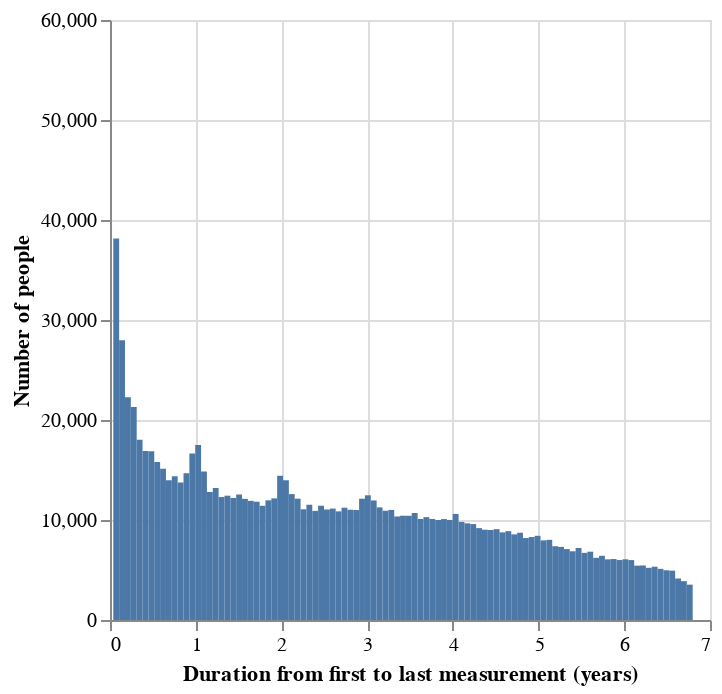
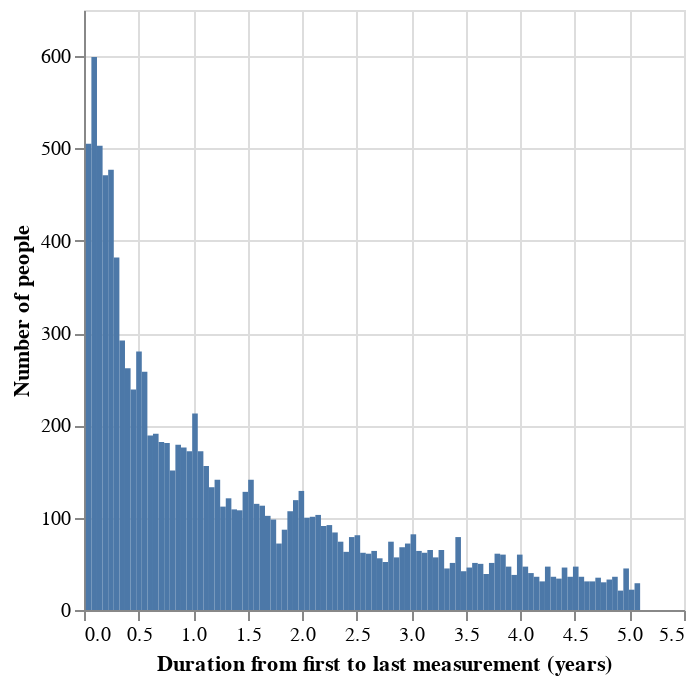
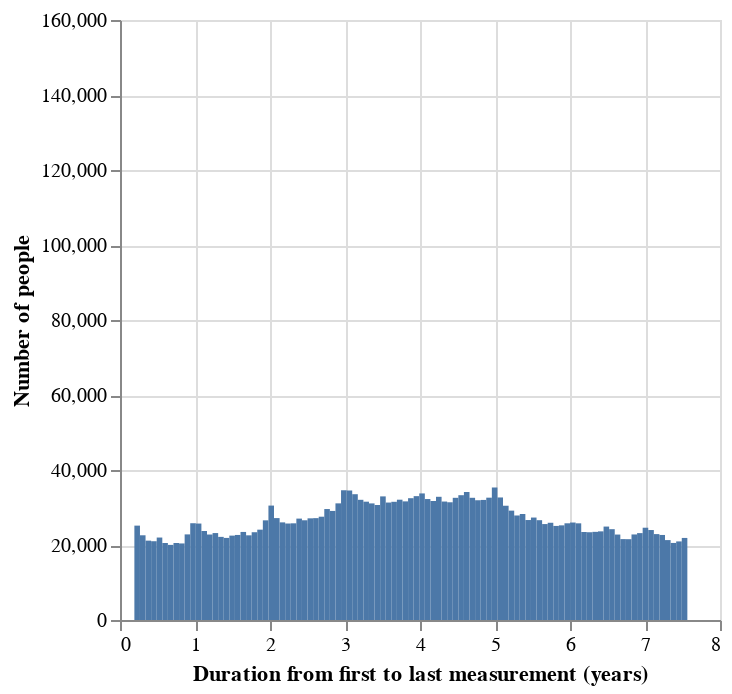

Notebook code cell kept with these figures, in order:
### Code cell
for omop_id in omop_ids:
    display(Markdown(f"## OMOP ID: {omop_id}"))
    
    plot_data = dataf.filter(pl.col("OMOP_ID") == omop_id)
    
    display(
        alt.Chart(plot_data).mark_rect().encode(
            alt.X("BinLeft_years:Q").title("Duration from first to last measurement (years)"),
            alt.X2("BinRight_years:Q"),
            alt.Y("NPeople:Q").title("Number of people")
        )
    )

### Figure 1 — Vega-Lite specification as saved in the notebook (floating-point values rounded to 4 significant figures)
{"config": {"view": {"continuousWidth": 300, "continuousHeight": 300}}, "data": {"name": "data-927ff44f0cbc8733b6200b3166ca8d91"}, "mark": {"type": "rect"}, "encoding": {"x": {"field": "BinLeft_years", "title": "Duration from first to last measurement (years)", "type": "quantitative"}, "x2": {"field": "BinRight_years"}, "y": {"field": "NPeople", "title": "Number of people", "type": "quantitative"}}, "$schema": "https://vega.github.io/schema/vega-lite/v5.16.3.json", "datasets": {"data-927ff44f0cbc8733b6200b3166ca8d91": [{"OMOP_ID": "3035995", "BinLeft_years": 6.73, "BinRight_years": 6.798, "NPeople": 3534}, {"OMOP_ID": "3035995", "BinLeft_years": 6.662, "BinRight_years": 6.73, "NPeople": 3882}, {"OMOP_ID": "3035995", "BinLeft_years": 6.593, "BinRight_years": 6.662, "NPeople": 4150}, {"OMOP_ID": "3035995", "BinLeft_years": 6.525, "BinRight_years": 6.593, "NPeople": 4935}, {"OMOP_ID": "3035995", "BinLeft_years": 6.457, "BinRight_years": 6.525, "NPeople": 4973}, {"OMOP_ID": "3035995", "BinLeft_years": 6.388, "BinRight_years": 6.457, "NPeople": 5115}, {"OMOP_ID": "3035995", "BinLeft_years": 6.252, "BinRight_years": 6.32, "NPeople": 5218}, {"OMOP_ID": "3035995", "BinLeft_years": 6.32, "BinRight_years": 6.388, "NPeople": 5328}, {"OMOP_ID": "3035995", "BinLeft_years": 6.115, "BinRight_years": 6.184, "NPeople": 5434}, {"OMOP_ID": "3035995", "BinLeft_years": 6.184, "BinRight_years": 6.252, "NPeople": 5453}, {"OMOP_ID": "3035995", "BinLeft_years": 6.047, "BinRight_years": 6.115, "NPeople": 5992}, {"OMOP_ID": "3035995", "BinLeft_years": 5.91, "BinRight_years": 5.979, "NPeople": 5997}, {"OMOP_ID": "3035995", "BinLeft_years": 5.774, "BinRight_years": 5.842, "NPeople": 6065}, {"OMOP_ID": "3035995", "BinLeft_years": 5.979, "BinRight_years": 6.047, "NPeople": 6071}, {"OMOP_ID": "3035995", "BinLeft_years": 5.842, "BinRight_years": 5.91, "NPeople": 6096}, {"OMOP_ID": "3035995", "BinLeft_years": 5.637, "BinRight_years": 5.706, "NPeople": 6219}, {"OMOP_ID": "3035995", "BinLeft_years": 5.706, "BinRight_years": 5.774, "NPeople": 6422}, {"OMOP_ID": "3035995", "BinLeft_years": 5.501, "BinRight_years": 5.569, "NPeople": 6713}, {"OMOP_ID": "3035995", "BinLeft_years": 5.569, "BinRight_years": 5.637, "NPeople": 6829}, {"OMOP_ID": "3035995", "BinLeft_years": 5.364, "BinRight_years": 5.432, "NPeople": 6874}, {"OMOP_ID": "3035995", "BinLeft_years": 5.296, "BinRight_years": 5.364, "NPeople": 7089}, {"OMOP_ID": "3035995", "BinLeft_years": 5.432, "BinRight_years": 5.501, "NPeople": 7199}, {"OMOP_ID": "3035995", "BinLeft_years": 5.228, "BinRight_years": 5.296, "NPeople": 7310}, {"OMOP_ID": "3035995", "BinLeft_years": 5.159, "BinRight_years": 5.228, "NPeople": 7378}, {"OMOP_ID": "3035995", "BinLeft_years": 5.023, "BinRight_years": 5.091, "NPeople": 7961}, {"OMOP_ID": "3035995", "BinLeft_years": 5.091, "BinRight_years": 5.159, "NPeople": 8014}, {"OMOP_ID": "3035995", "BinLeft_years": 4.818, "BinRight_years": 4.886, "NPeople": 8195}, {"OMOP_ID": "3035995", "BinLeft_years": 4.886, "BinRight_years": 4.955, "NPeople": 8295}, {"OMOP_ID": "3035995", "BinLeft_years": 4.955, "BinRight_years": 5.023, "NPeople": 8419}, {"OMOP_ID": "3035995", "BinLeft_years": 4.681, "BinRight_years": 4.75, "NPeople": 8564}, {"OMOP_ID": "3035995", "BinLeft_years": 4.75, "BinRight_years": 4.818, "NPeople": 8728}, {"OMOP_ID": "3035995", "BinLeft_years": 4.545, "BinRight_years": 4.613, "NPeople": 8763}, {"OMOP_ID": "3035995", "BinLeft_years": 4.613, "BinRight_years": 4.681, "NPeople": 8884}, {"OMOP_ID": "3035995", "BinLeft_years": 4.408, "BinRight_years": 4.477, "NPeople": 9003}, {"OMOP_ID": "3035995", "BinLeft_years": 4.34, "BinRight_years": 4.408, "NPeople": 9030}, {"OMOP_ID": "3035995", "BinLeft_years": 4.477, "BinRight_years": 4.545, "NPeople": 9084}, {"OMOP_ID": "3035995", "BinLeft_years": 4.272, "BinRight_years": 4.34, "NPeople": 9189}, {"OMOP_ID": "3035995", "BinLeft_years": 4.203, "BinRight_years": 4.272, "NPeople": 9593}, {"OMOP_ID": "3035995", "BinLeft_years": 4.135, "BinRight_years": 4.203, "NPeople": 9665}, {"OMOP_ID": "3035995", "BinLeft_years": 4.067, "BinRight_years": 4.135, "NPeople": 9807}, {"OMOP_ID": "3035995", "BinLeft_years": 3.794, "BinRight_years": 3.862, "NPeople": 9998}, {"OMOP_ID": "3035995", "BinLeft_years": 3.93, "BinRight_years": 3.999, "NPeople": 10005}, {"OMOP_ID": "3035995", "BinLeft_years": 3.862, "BinRight_years": 3.93, "NPeople": 10092}, {"OMOP_ID": "3035995", "BinLeft_years": 3.589, "BinRight_years": 3.657, "NPeople": 10098}, {"OMOP_ID": "3035995", "BinLeft_years": 3.725, "BinRight_years": 3.794, "NPeople": 10105}, {"OMOP_ID": "3035995", "BinLeft_years": 3.657, "BinRight_years": 3.725, "NPeople": 10285}, {"OMOP_ID": "3035995", "BinLeft_years": 3.316, "BinRight_years": 3.384, "NPeople": 10353}, {"OMOP_ID": "3035995", "BinLeft_years": 3.452, "BinRight_years": 3.521, "NPeople": 10422}, {"OMOP_ID": "3035995", "BinLeft_years": 3.384, "BinRight_years": 3.452, "NPeople": 10428}, {"OMOP_ID": "3035995", "BinLeft_years": 3.999, "BinRight_years": 4.067, "NPeople": 10609}, {"OMOP_ID": "3035995", "BinLeft_years": 3.521, "BinRight_years": 3.589, "NPeople": 10702}, {"OMOP_ID": "3035995", "BinLeft_years": 2.633, "BinRight_years": 2.701, "NPeople": 10865}, {"OMOP_ID": "3035995", "BinLeft_years": 2.36, "BinRight_years": 2.428, "NPeople": 10911}, {"OMOP_ID": "3035995", "BinLeft_years": 3.179, "BinRight_years": 3.248, "NPeople": 10924}, {"OMOP_ID": "3035995", "BinLeft_years": 2.838, "BinRight_years": 2.906, "NPeople": 10999}, {"OMOP_ID": "3035995", "BinLeft_years": 3.248, "BinRight_years": 3.316, "NPeople": 11007}, {"OMOP_ID": "3035995", "BinLeft_years": 2.77, "BinRight_years": 2.838, "NPeople": 11026}, {"OMOP_ID": "3035995", "BinLeft_years": 2.496, "BinRight_years": 2.565, "NPeople": 11051}, {"OMOP_ID": "3035995", "BinLeft_years": 2.223, "BinRight_years": 2.292, "NPeople": 11071}, {"OMOP_ID": "3035995", "BinLeft_years": 2.565, "BinRight_years": 2.633, "NPeople": 11143}, {"OMOP_ID": "3035995", "BinLeft_years": 2.701, "BinRight_years": 2.77, "NPeople": 11231}, {"OMOP_ID": "3035995", "BinLeft_years": 3.111, "BinRight_years": 3.179, "NPeople": 11263}, {"OMOP_ID": "3035995", "BinLeft_years": 1.745, "BinRight_years": 1.814, "NPeople": 11422}, {"OMOP_ID": "3035995", "BinLeft_years": 2.428, "BinRight_years": 2.496, "NPeople": 11428}, {"OMOP_ID": "3035995", "BinLeft_years": 2.292, "BinRight_years": 2.36, "NPeople": 11526}, {"OMOP_ID": "3035995", "BinLeft_years": 1.677, "BinRight_years": 1.745, "NPeople": 11828}, {"OMOP_ID": "3035995", "BinLeft_years": 1.609, "BinRight_years": 1.677, "NPeople": 11914}, {"OMOP_ID": "3035995", "BinLeft_years": 3.043, "BinRight_years": 3.111, "NPeople": 11954}, {"OMOP_ID": "3035995", "BinLeft_years": 1.814, "BinRight_years": 1.882, "NPeople": 11966}, {"OMOP_ID": "3035995", "BinLeft_years": 1.54, "BinRight_years": 1.609, "NPeople": 12115}, {"OMOP_ID": "3035995", "BinLeft_years": 2.906, "BinRight_years": 2.974, "NPeople": 12131}, {"OMOP_ID": "3035995", "BinLeft_years": 2.155, "BinRight_years": 2.223, "NPeople": 12132}, {"OMOP_ID": "3035995", "BinLeft_years": 1.882, "BinRight_years": 1.95, "NPeople": 12162}, {"OMOP_ID": "3035995", "BinLeft_years": 1.404, "BinRight_years": 1.472, "NPeople": 12204}, {"OMOP_ID": "3035995", "BinLeft_years": 1.267, "BinRight_years": 1.336, "NPeople": 12292}, {"OMOP_ID": "3035995", "BinLeft_years": 1.336, "BinRight_years": 1.404, "NPeople": 12430}, {"OMOP_ID": "3035995", "BinLeft_years": 2.974, "BinRight_years": 3.043, "NPeople": 12471}, {"OMOP_ID": "3035995", "BinLeft_years": 1.472, "BinRight_years": 1.54, "NPeople": 12548}, {"OMOP_ID": "3035995", "BinLeft_years": 2.087, "BinRight_years": 2.155, "NPeople": 12588}, {"OMOP_ID": "3035995", "BinLeft_years": 1.131, "BinRight_years": 1.199, "NPeople": 12807}, {"OMOP_ID": "3035995", "BinLeft_years": 1.199, "BinRight_years": 1.267, "NPeople": 13189}, {"OMOP_ID": "3035995", "BinLeft_years": 0.7894, "BinRight_years": 0.8577, "NPeople": 13740}, {"OMOP_ID": "3035995", "BinLeft_years": 2.018, "BinRight_years": 2.087, "NPeople": 13965}, {"OMOP_ID": "3035995", "BinLeft_years": 0.6529, "BinRight_years": 0.7211, "NPeople": 13985}, {"OMOP_ID": "3035995", "BinLeft_years": 0.7211, "BinRight_years": 0.7894, "NPeople": 14377}, {"OMOP_ID": "3035995", "BinLeft_years": 1.95, "BinRight_years": 2.018, "NPeople": 14418}, {"OMOP_ID": "3035995", "BinLeft_years": 0.8577, "BinRight_years": 0.926, "NPeople": 14679}, {"OMOP_ID": "3035995", "BinLeft_years": 1.063, "BinRight_years": 1.131, "NPeople": 14853}, {"OMOP_ID": "3035995", "BinLeft_years": 0.5846, "BinRight_years": 0.6529, "NPeople": 15129}, {"OMOP_ID": "3035995", "BinLeft_years": 0.5163, "BinRight_years": 0.5846, "NPeople": 15807}, {"OMOP_ID": "3035995", "BinLeft_years": 0.926, "BinRight_years": 0.9943, "NPeople": 16654}, {"OMOP_ID": "3035995", "BinLeft_years": 0.448, "BinRight_years": 0.5163, "NPeople": 16878}, {"OMOP_ID": "3035995", "BinLeft_years": 0.3797, "BinRight_years": 0.448, "NPeople": 16910}, {"OMOP_ID": "3035995", "BinLeft_years": 0.9943, "BinRight_years": 1.063, "NPeople": 17503}, {"OMOP_ID": "3035995", "BinLeft_years": 0.3115, "BinRight_years": 0.3797, "NPeople": 18026}, {"OMOP_ID": "3035995", "BinLeft_years": 0.2432, "BinRight_years": 0.3115, "NPeople": 21296}, {"OMOP_ID": "3035995", "BinLeft_years": 0.1749, "BinRight_years": 0.2432, "NPeople": 22270}, {"OMOP_ID": "3035995", "BinLeft_years": 0.1066, "BinRight_years": 0.1749, "NPeople": 27974}, {"OMOP_ID": "3035995", "BinLeft_years": 0.03833, "BinRight_years": 0.1066, "NPeople": 38155}, {"OMOP_ID": "3035995", "BinLeft_years": -Infinity, "BinRight_years": 0.03833, "NPeople": 57558}, {"OMOP_ID": "3035995", "BinLeft_years": 6.798, "BinRight_years": Infinity, "NPeople": 59626}]}}

### Figure 2 — Vega-Lite specification as saved in the notebook (floating-point values rounded to 4 significant figures)
{"config": {"view": {"continuousWidth": 300, "continuousHeight": 300}}, "data": {"name": "data-48a3da1e947a0f36fbbcef2fc2d1c5e0"}, "mark": {"type": "rect"}, "encoding": {"x": {"field": "BinLeft_years", "title": "Duration from first to last measurement (years)", "type": "quantitative"}, "x2": {"field": "BinRight_years"}, "y": {"field": "NPeople", "title": "Number of people", "type": "quantitative"}}, "$schema": "https://vega.github.io/schema/vega-lite/v5.16.3.json", "datasets": {"data-48a3da1e947a0f36fbbcef2fc2d1c5e0": [{"OMOP_ID": "3037522", "BinLeft_years": 4.893, "BinRight_years": 4.944, "NPeople": 21}, {"OMOP_ID": "3037522", "BinLeft_years": 4.995, "BinRight_years": 5.047, "NPeople": 22}, {"OMOP_ID": "3037522", "BinLeft_years": 5.047, "BinRight_years": 5.098, "NPeople": 29}, {"OMOP_ID": "3037522", "BinLeft_years": 4.739, "BinRight_years": 4.79, "NPeople": 30}, {"OMOP_ID": "3037522", "BinLeft_years": 4.585, "BinRight_years": 4.636, "NPeople": 31}, {"OMOP_ID": "3037522", "BinLeft_years": 4.636, "BinRight_years": 4.687, "NPeople": 31}, {"OMOP_ID": "3037522", "BinLeft_years": 4.174, "BinRight_years": 4.225, "NPeople": 31}, {"OMOP_ID": "3037522", "BinLeft_years": 4.79, "BinRight_years": 4.841, "NPeople": 33}, {"OMOP_ID": "3037522", "BinLeft_years": 4.328, "BinRight_years": 4.379, "NPeople": 34}, {"OMOP_ID": "3037522", "BinLeft_years": 4.687, "BinRight_years": 4.739, "NPeople": 35}, {"OMOP_ID": "3037522", "BinLeft_years": 4.431, "BinRight_years": 4.482, "NPeople": 36}, {"OMOP_ID": "3037522", "BinLeft_years": 4.841, "BinRight_years": 4.893, "NPeople": 36}, {"OMOP_ID": "3037522", "BinLeft_years": 4.123, "BinRight_years": 4.174, "NPeople": 36}, {"OMOP_ID": "3037522", "BinLeft_years": 4.533, "BinRight_years": 4.585, "NPeople": 36}, {"OMOP_ID": "3037522", "BinLeft_years": 4.277, "BinRight_years": 4.328, "NPeople": 36}, {"OMOP_ID": "3037522", "BinLeft_years": 3.917, "BinRight_years": 3.969, "NPeople": 38}, {"OMOP_ID": "3037522", "BinLeft_years": 3.661, "BinRight_years": 3.712, "NPeople": 39}, {"OMOP_ID": "3037522", "BinLeft_years": 4.071, "BinRight_years": 4.123, "NPeople": 40}, {"OMOP_ID": "3037522", "BinLeft_years": 3.455, "BinRight_years": 3.507, "NPeople": 42}, {"OMOP_ID": "3037522", "BinLeft_years": 4.944, "BinRight_years": 4.995, "NPeople": 45}, {"OMOP_ID": "3037522", "BinLeft_years": 3.301, "BinRight_years": 3.353, "NPeople": 45}, {"OMOP_ID": "3037522", "BinLeft_years": 3.507, "BinRight_years": 3.558, "NPeople": 46}, {"OMOP_ID": "3037522", "BinLeft_years": 4.379, "BinRight_years": 4.431, "NPeople": 46}, {"OMOP_ID": "3037522", "BinLeft_years": 3.866, "BinRight_years": 3.917, "NPeople": 47}, {"OMOP_ID": "3037522", "BinLeft_years": 4.482, "BinRight_years": 4.533, "NPeople": 47}, {"OMOP_ID": "3037522", "BinLeft_years": 4.225, "BinRight_years": 4.277, "NPeople": 47}, {"OMOP_ID": "3037522", "BinLeft_years": 4.02, "BinRight_years": 4.071, "NPeople": 47}, {"OMOP_ID": "3037522", "BinLeft_years": 3.609, "BinRight_years": 3.661, "NPeople": 50}, {"OMOP_ID": "3037522", "BinLeft_years": 3.712, "BinRight_years": 3.763, "NPeople": 51}, {"OMOP_ID": "3037522", "BinLeft_years": 3.353, "BinRight_years": 3.404, "NPeople": 51}, {"OMOP_ID": "3037522", "BinLeft_years": 3.558, "BinRight_years": 3.609, "NPeople": 51}, {"OMOP_ID": "3037522", "BinLeft_years": 2.737, "BinRight_years": 2.788, "NPeople": 52}, {"OMOP_ID": "3037522", "BinLeft_years": 2.685, "BinRight_years": 2.737, "NPeople": 56}, {"OMOP_ID": "3037522", "BinLeft_years": 2.839, "BinRight_years": 2.891, "NPeople": 57}, {"OMOP_ID": "3037522", "BinLeft_years": 3.199, "BinRight_years": 3.25, "NPeople": 57}, {"OMOP_ID": "3037522", "BinLeft_years": 3.969, "BinRight_years": 4.02, "NPeople": 60}, {"OMOP_ID": "3037522", "BinLeft_years": 3.815, "BinRight_years": 3.866, "NPeople": 60}, {"OMOP_ID": "3037522", "BinLeft_years": 2.583, "BinRight_years": 2.634, "NPeople": 61}, {"OMOP_ID": "3037522", "BinLeft_years": 3.763, "BinRight_years": 3.815, "NPeople": 61}, {"OMOP_ID": "3037522", "BinLeft_years": 2.531, "BinRight_years": 2.583, "NPeople": 62}, {"OMOP_ID": "3037522", "BinLeft_years": 3.096, "BinRight_years": 3.147, "NPeople": 62}, {"OMOP_ID": "3037522", "BinLeft_years": 2.378, "BinRight_years": 2.429, "NPeople": 63}, {"OMOP_ID": "3037522", "BinLeft_years": 3.045, "BinRight_years": 3.096, "NPeople": 64}, {"OMOP_ID": "3037522", "BinLeft_years": 2.634, "BinRight_years": 2.685, "NPeople": 64}, {"OMOP_ID": "3037522", "BinLeft_years": 3.25, "BinRight_years": 3.301, "NPeople": 65}, {"OMOP_ID": "3037522", "BinLeft_years": 3.147, "BinRight_years": 3.199, "NPeople": 65}, {"OMOP_ID": "3037522", "BinLeft_years": 2.891, "BinRight_years": 2.942, "NPeople": 68}, {"OMOP_ID": "3037522", "BinLeft_years": 1.762, "BinRight_years": 1.813, "NPeople": 72}, {"OMOP_ID": "3037522", "BinLeft_years": 2.942, "BinRight_years": 2.993, "NPeople": 72}, {"OMOP_ID": "3037522", "BinLeft_years": 2.788, "BinRight_years": 2.839, "NPeople": 74}, {"OMOP_ID": "3037522", "BinLeft_years": 2.326, "BinRight_years": 2.378, "NPeople": 74}, {"OMOP_ID": "3037522", "BinLeft_years": 2.429, "BinRight_years": 2.48, "NPeople": 79}, {"OMOP_ID": "3037522", "BinLeft_years": 3.404, "BinRight_years": 3.455, "NPeople": 79}, {"OMOP_ID": "3037522", "BinLeft_years": 2.48, "BinRight_years": 2.531, "NPeople": 81}, {"OMOP_ID": "3037522", "BinLeft_years": 2.993, "BinRight_years": 3.045, "NPeople": 82}, {"OMOP_ID": "3037522", "BinLeft_years": 2.275, "BinRight_years": 2.326, "NPeople": 84}, {"OMOP_ID": "3037522", "BinLeft_years": 1.813, "BinRight_years": 1.864, "NPeople": 87}, {"OMOP_ID": "3037522", "BinLeft_years": 2.172, "BinRight_years": 2.224, "NPeople": 91}, {"OMOP_ID": "3037522", "BinLeft_years": 2.224, "BinRight_years": 2.275, "NPeople": 92}, {"OMOP_ID": "3037522", "BinLeft_years": 1.71, "BinRight_years": 1.762, "NPeople": 98}, {"OMOP_ID": "3037522", "BinLeft_years": 2.018, "BinRight_years": 2.07, "NPeople": 100}, {"OMOP_ID": "3037522", "BinLeft_years": 2.07, "BinRight_years": 2.121, "NPeople": 101}, {"OMOP_ID": "3037522", "BinLeft_years": 1.659, "BinRight_years": 1.71, "NPeople": 102}, {"OMOP_ID": "3037522", "BinLeft_years": 2.121, "BinRight_years": 2.172, "NPeople": 103}, {"OMOP_ID": "3037522", "BinLeft_years": 1.864, "BinRight_years": 1.916, "NPeople": 107}, {"OMOP_ID": "3037522", "BinLeft_years": 1.402, "BinRight_years": 1.454, "NPeople": 108}, {"OMOP_ID": "3037522", "BinLeft_years": 1.351, "BinRight_years": 1.402, "NPeople": 109}, {"OMOP_ID": "3037522", "BinLeft_years": 1.248, "BinRight_years": 1.3, "NPeople": 112}, {"OMOP_ID": "3037522", "BinLeft_years": 1.608, "BinRight_years": 1.659, "NPeople": 113}, {"OMOP_ID": "3037522", "BinLeft_years": 1.556, "BinRight_years": 1.608, "NPeople": 115}, {"OMOP_ID": "3037522", "BinLeft_years": 1.916, "BinRight_years": 1.967, "NPeople": 119}, {"OMOP_ID": "3037522", "BinLeft_years": 1.3, "BinRight_years": 1.351, "NPeople": 121}, {"OMOP_ID": "3037522", "BinLeft_years": 1.454, "BinRight_years": 1.505, "NPeople": 128}, {"OMOP_ID": "3037522", "BinLeft_years": 1.967, "BinRight_years": 2.018, "NPeople": 129}, {"OMOP_ID": "3037522", "BinLeft_years": 1.146, "BinRight_years": 1.197, "NPeople": 133}, {"OMOP_ID": "3037522", "BinLeft_years": 1.505, "BinRight_years": 1.556, "NPeople": 141}, {"OMOP_ID": "3037522", "BinLeft_years": 1.197, "BinRight_years": 1.248, "NPeople": 141}, {"OMOP_ID": "3037522", "BinLeft_years": 0.7863, "BinRight_years": 0.8377, "NPeople": 151}, {"OMOP_ID": "3037522", "BinLeft_years": 1.094, "BinRight_years": 1.146, "NPeople": 156}, {"OMOP_ID": "3037522", "BinLeft_years": 1.043, "BinRight_years": 1.094, "NPeople": 172}, {"OMOP_ID": "3037522", "BinLeft_years": 0.9403, "BinRight_years": 0.9917, "NPeople": 172}, {"OMOP_ID": "3037522", "BinLeft_years": 0.889, "BinRight_years": 0.9403, "NPeople": 176}, {"OMOP_ID": "3037522", "BinLeft_years": 0.8377, "BinRight_years": 0.889, "NPeople": 179}, {"OMOP_ID": "3037522", "BinLeft_years": 0.735, "BinRight_years": 0.7863, "NPeople": 181}, {"OMOP_ID": "3037522", "BinLeft_years": 0.6837, "BinRight_years": 0.735, "NPeople": 182}, {"OMOP_ID": "3037522", "BinLeft_years": 0.581, "BinRight_years": 0.6324, "NPeople": 189}, {"OMOP_ID": "3037522", "BinLeft_years": 0.6324, "BinRight_years": 0.6837, "NPeople": 191}, {"OMOP_ID": "3037522", "BinLeft_years": 0.9917, "BinRight_years": 1.043, "NPeople": 213}, {"OMOP_ID": "3037522", "BinLeft_years": 0.427, "BinRight_years": 0.4784, "NPeople": 239}, {"OMOP_ID": "3037522", "BinLeft_years": 0.5297, "BinRight_years": 0.581, "NPeople": 258}, {"OMOP_ID": "3037522", "BinLeft_years": 0.3757, "BinRight_years": 0.427, "NPeople": 262}, {"OMOP_ID": "3037522", "BinLeft_years": 0.4784, "BinRight_years": 0.5297, "NPeople": 280}, {"OMOP_ID": "3037522", "BinLeft_years": 0.3244, "BinRight_years": 0.3757, "NPeople": 292}, {"OMOP_ID": "3037522", "BinLeft_years": 0.2731, "BinRight_years": 0.3244, "NPeople": 382}, {"OMOP_ID": "3037522", "BinLeft_years": 0.1704, "BinRight_years": 0.2217, "NPeople": 471}, {"OMOP_ID": "3037522", "BinLeft_years": 0.2217, "BinRight_years": 0.2731, "NPeople": 477}, {"OMOP_ID": "3037522", "BinLeft_years": 0.1191, "BinRight_years": 0.1704, "NPeople": 503}, {"OMOP_ID": "3037522", "BinLeft_years": 0.01643, "BinRight_years": 0.06775, "NPeople": 505}, {"OMOP_ID": "3037522", "BinLeft_years": 0.06775, "BinRight_years": 0.1191, "NPeople": 599}, {"OMOP_ID": "3037522", "BinLeft_years": -Infinity, "BinRight_years": 0.01643, "NPeople": 637}, {"OMOP_ID": "3037522", "BinLeft_years": 5.098, "BinRight_years": Infinity, "NPeople": 640}]}}

### Figure 3 — Vega-Lite specification as saved in the notebook (floating-point values rounded to 4 significant figures)
{"config": {"view": {"continuousWidth": 300, "continuousHeight": 300}}, "data": {"name": "data-c9b9331bcd3f784e92b75a444e36fea5"}, "mark": {"type": "rect"}, "encoding": {"x": {"field": "BinLeft_years", "title": "Duration from first to last measurement (years)", "type": "quantitative"}, "x2": {"field": "BinRight_years"}, "y": {"field": "NPeople", "title": "Number of people", "type": "quantitative"}}, "$schema": "https://vega.github.io/schema/vega-lite/v5.16.3.json", "datasets": {"data-c9b9331bcd3f784e92b75a444e36fea5": [{"OMOP_ID": "3020564", "BinLeft_years": 0.6385, "BinRight_years": 0.713, "NPeople": 20031}, {"OMOP_ID": "3020564", "BinLeft_years": 0.7875, "BinRight_years": 0.8619, "NPeople": 20416}, {"OMOP_ID": "3020564", "BinLeft_years": 0.713, "BinRight_years": 0.7875, "NPeople": 20530}, {"OMOP_ID": "3020564", "BinLeft_years": 0.564, "BinRight_years": 0.6385, "NPeople": 20538}, {"OMOP_ID": "3020564", "BinLeft_years": 7.341, "BinRight_years": 7.416, "NPeople": 20550}, {"OMOP_ID": "3020564", "BinLeft_years": 7.416, "BinRight_years": 7.49, "NPeople": 20955}, {"OMOP_ID": "3020564", "BinLeft_years": 0.4151, "BinRight_years": 0.4895, "NPeople": 21007}, {"OMOP_ID": "3020564", "BinLeft_years": 0.3406, "BinRight_years": 0.4151, "NPeople": 21161}, {"OMOP_ID": "3020564", "BinLeft_years": 7.267, "BinRight_years": 7.341, "NPeople": 21309}, {"OMOP_ID": "3020564", "BinLeft_years": 6.745, "BinRight_years": 6.82, "NPeople": 21550}, {"OMOP_ID": "3020564", "BinLeft_years": 6.671, "BinRight_years": 6.745, "NPeople": 21571}, {"OMOP_ID": "3020564", "BinLeft_years": 7.49, "BinRight_years": 7.565, "NPeople": 21884}, {"OMOP_ID": "3020564", "BinLeft_years": 1.383, "BinRight_years": 1.458, "NPeople": 21890}, {"OMOP_ID": "3020564", "BinLeft_years": 0.4895, "BinRight_years": 0.564, "NPeople": 21989}, {"OMOP_ID": "3020564", "BinLeft_years": 1.309, "BinRight_years": 1.383, "NPeople": 22167}, {"OMOP_ID": "3020564", "BinLeft_years": 1.458, "BinRight_years": 1.532, "NPeople": 22503}, {"OMOP_ID": "3020564", "BinLeft_years": 1.681, "BinRight_years": 1.756, "NPeople": 22580}, {"OMOP_ID": "3020564", "BinLeft_years": 0.2661, "BinRight_years": 0.3406, "NPeople": 22591}, {"OMOP_ID": "3020564", "BinLeft_years": 7.192, "BinRight_years": 7.267, "NPeople": 22678}, {"OMOP_ID": "3020564", "BinLeft_years": 1.532, "BinRight_years": 1.607, "NPeople": 22679}, {"OMOP_ID": "3020564", "BinLeft_years": 6.597, "BinRight_years": 6.671, "NPeople": 22785}, {"OMOP_ID": "3020564", "BinLeft_years": 1.16, "BinRight_years": 1.234, "NPeople": 22795}, {"OMOP_ID": "3020564", "BinLeft_years": 6.82, "BinRight_years": 6.894, "NPeople": 22815}, {"OMOP_ID": "3020564", "BinLeft_years": 0.8619, "BinRight_years": 0.9364, "NPeople": 22829}, {"OMOP_ID": "3020564", "BinLeft_years": 7.118, "BinRight_years": 7.192, "NPeople": 22908}, {"OMOP_ID": "3020564", "BinLeft_years": 6.894, "BinRight_years": 6.969, "NPeople": 23169}, {"OMOP_ID": "3020564", "BinLeft_years": 1.234, "BinRight_years": 1.309, "NPeople": 23183}, {"OMOP_ID": "3020564", "BinLeft_years": 6.224, "BinRight_years": 6.299, "NPeople": 23401}, {"OMOP_ID": "3020564", "BinLeft_years": 1.756, "BinRight_years": 1.83, "NPeople": 23409}, {"OMOP_ID": "3020564", "BinLeft_years": 6.15, "BinRight_years": 6.224, "NPeople": 23475}, {"OMOP_ID": "3020564", "BinLeft_years": 1.607, "BinRight_years": 1.681, "NPeople": 23482}, {"OMOP_ID": "3020564", "BinLeft_years": 6.299, "BinRight_years": 6.373, "NPeople": 23507}, {"OMOP_ID": "3020564", "BinLeft_years": 6.373, "BinRight_years": 6.448, "NPeople": 23638}, {"OMOP_ID": "3020564", "BinLeft_years": 1.085, "BinRight_years": 1.16, "NPeople": 23737}, {"OMOP_ID": "3020564", "BinLeft_years": 7.043, "BinRight_years": 7.118, "NPeople": 23992}, {"OMOP_ID": "3020564", "BinLeft_years": 1.83, "BinRight_years": 1.905, "NPeople": 24090}, {"OMOP_ID": "3020564", "BinLeft_years": 6.522, "BinRight_years": 6.597, "NPeople": 24219}, {"OMOP_ID": "3020564", "BinLeft_years": 6.969, "BinRight_years": 7.043, "NPeople": 24608}, {"OMOP_ID": "3020564", "BinLeft_years": 6.448, "BinRight_years": 6.522, "NPeople": 24914}, {"OMOP_ID": "3020564", "BinLeft_years": 5.777, "BinRight_years": 5.852, "NPeople": 25086}, {"OMOP_ID": "3020564", "BinLeft_years": 0.1916, "BinRight_years": 0.2661, "NPeople": 25167}, {"OMOP_ID": "3020564", "BinLeft_years": 5.852, "BinRight_years": 5.926, "NPeople": 25240}, {"OMOP_ID": "3020564", "BinLeft_years": 5.628, "BinRight_years": 5.703, "NPeople": 25584}, {"OMOP_ID": "3020564", "BinLeft_years": 1.011, "BinRight_years": 1.085, "NPeople": 25720}, {"OMOP_ID": "3020564", "BinLeft_years": 2.202, "BinRight_years": 2.277, "NPeople": 25730}, {"OMOP_ID": "3020564", "BinLeft_years": 6.075, "BinRight_years": 6.15, "NPeople": 25780}, {"OMOP_ID": "3020564", "BinLeft_years": 2.277, "BinRight_years": 2.351, "NPeople": 25781}, {"OMOP_ID": "3020564", "BinLeft_years": 5.926, "BinRight_years": 6.001, "NPeople": 25788}, {"OMOP_ID": "3020564", "BinLeft_years": 0.9364, "BinRight_years": 1.011, "NPeople": 25805}, {"OMOP_ID": "3020564", "BinLeft_years": 5.703, "BinRight_years": 5.777, "NPeople": 25930}, {"OMOP_ID": "3020564", "BinLeft_years": 6.001, "BinRight_years": 6.075, "NPeople": 25994}, {"OMOP_ID": "3020564", "BinLeft_years": 2.128, "BinRight_years": 2.202, "NPeople": 26033}, {"OMOP_ID": "3020564", "BinLeft_years": 1.905, "BinRight_years": 1.979, "NPeople": 26578}, {"OMOP_ID": "3020564", "BinLeft_years": 2.426, "BinRight_years": 2.5, "NPeople": 26594}, {"OMOP_ID": "3020564", "BinLeft_years": 5.554, "BinRight_years": 5.628, "NPeople": 26616}, {"OMOP_ID": "3020564", "BinLeft_years": 5.405, "BinRight_years": 5.479, "NPeople": 26659}, {"OMOP_ID": "3020564", "BinLeft_years": 2.351, "BinRight_years": 2.426, "NPeople": 27039}, {"OMOP_ID": "3020564", "BinLeft_years": 2.5, "BinRight_years": 2.575, "NPeople": 27112}, {"OMOP_ID": "3020564", "BinLeft_years": 2.575, "BinRight_years": 2.649, "NPeople": 27163}, {"OMOP_ID": "3020564", "BinLeft_years": 2.054, "BinRight_years": 2.128, "NPeople": 27175}, {"OMOP_ID": "3020564", "BinLeft_years": 5.479, "BinRight_years": 5.554, "NPeople": 27320}, {"OMOP_ID": "3020564", "BinLeft_years": 2.649, "BinRight_years": 2.724, "NPeople": 27548}, {"OMOP_ID": "3020564", "BinLeft_years": 5.256, "BinRight_years": 5.33, "NPeople": 27871}, {"OMOP_ID": "3020564", "BinLeft_years": 5.33, "BinRight_years": 5.405, "NPeople": 28261}, {"OMOP_ID": "3020564", "BinLeft_years": 2.798, "BinRight_years": 2.873, "NPeople": 29087}, {"OMOP_ID": "3020564", "BinLeft_years": 5.181, "BinRight_years": 5.256, "NPeople": 29165}, {"OMOP_ID": "3020564", "BinLeft_years": 2.724, "BinRight_years": 2.798, "NPeople": 29589}, {"OMOP_ID": "3020564", "BinLeft_years": 5.107, "BinRight_years": 5.181, "NPeople": 30472}, {"OMOP_ID": "3020564", "BinLeft_years": 1.979, "BinRight_years": 2.054, "NPeople": 30512}, {"OMOP_ID": "3020564", "BinLeft_years": 3.394, "BinRight_years": 3.469, "NPeople": 30666}, {"OMOP_ID": "3020564", "BinLeft_years": 3.32, "BinRight_years": 3.394, "NPeople": 31092}, {"OMOP_ID": "3020564", "BinLeft_years": 2.873, "BinRight_years": 2.947, "NPeople": 31104}, {"OMOP_ID": "3020564", "BinLeft_years": 3.543, "BinRight_years": 3.618, "NPeople": 31323}, {"OMOP_ID": "3020564", "BinLeft_years": 4.362, "BinRight_years": 4.437, "NPeople": 31393}, {"OMOP_ID": "3020564", "BinLeft_years": 3.618, "BinRight_years": 3.692, "NPeople": 31521}, {"OMOP_ID": "3020564", "BinLeft_years": 3.245, "BinRight_years": 3.32, "NPeople": 31551}, {"OMOP_ID": "3020564", "BinLeft_years": 4.288, "BinRight_years": 4.362, "NPeople": 31589}, {"OMOP_ID": "3020564", "BinLeft_years": 3.766, "BinRight_years": 3.841, "NPeople": 31633}, {"OMOP_ID": "3020564", "BinLeft_years": 4.139, "BinRight_years": 4.213, "NPeople": 31727}, {"OMOP_ID": "3020564", "BinLeft_years": 4.735, "BinRight_years": 4.809, "NPeople": 31935}, {"OMOP_ID": "3020564", "BinLeft_years": 4.809, "BinRight_years": 4.884, "NPeople": 32019}, {"OMOP_ID": "3020564", "BinLeft_years": 3.171, "BinRight_years": 3.245, "NPeople": 32052}, {"OMOP_ID": "3020564", "BinLeft_years": 3.692, "BinRight_years": 3.766, "NPeople": 32082}, {"OMOP_ID": "3020564", "BinLeft_years": 4.064, "BinRight_years": 4.139, "NPeople": 32256}, {"OMOP_ID": "3020564", "BinLeft_years": 3.841, "BinRight_years": 3.915, "NPeople": 32481}, {"OMOP_ID": "3020564", "BinLeft_years": 4.437, "BinRight_years": 4.511, "NPeople": 32583}, {"OMOP_ID": "3020564", "BinLeft_years": 4.66, "BinRight_years": 4.735, "NPeople": 32589}, {"OMOP_ID": "3020564", "BinLeft_years": 4.884, "BinRight_years": 4.958, "NPeople": 32621}, {"OMOP_ID": "3020564", "BinLeft_years": 5.033, "BinRight_years": 5.107, "NPeople": 32676}, {"OMOP_ID": "3020564", "BinLeft_years": 4.213, "BinRight_years": 4.288, "NPeople": 32855}, {"OMOP_ID": "3020564", "BinLeft_years": 3.469, "BinRight_years": 3.543, "NPeople": 32963}, {"OMOP_ID": "3020564", "BinLeft_years": 3.915, "BinRight_years": 3.99, "NPeople": 33029}, {"OMOP_ID": "3020564", "BinLeft_years": 4.511, "BinRight_years": 4.586, "NPeople": 33282}, {"OMOP_ID": "3020564", "BinLeft_years": 3.096, "BinRight_years": 3.171, "NPeople": 33545}, {"OMOP_ID": "3020564", "BinLeft_years": 3.99, "BinRight_years": 4.064, "NPeople": 33754}, {"OMOP_ID": "3020564", "BinLeft_years": 4.586, "BinRight_years": 4.66, "NPeople": 34138}, {"OMOP_ID": "3020564", "BinLeft_years": 3.022, "BinRight_years": 3.096, "NPeople": 34531}, {"OMOP_ID": "3020564", "BinLeft_years": 2.947, "BinRight_years": 3.022, "NPeople": 34588}, {"OMOP_ID": "3020564", "BinLeft_years": 4.958, "BinRight_years": 5.033, "NPeople": 35303}, {"OMOP_ID": "3020564", "BinLeft_years": -Infinity, "BinRight_years": 0.1916, "NPeople": 147785}, {"OMOP_ID": "3020564", "BinLeft_years": 7.565, "BinRight_years": Infinity, "NPeople": 147888}]}}
